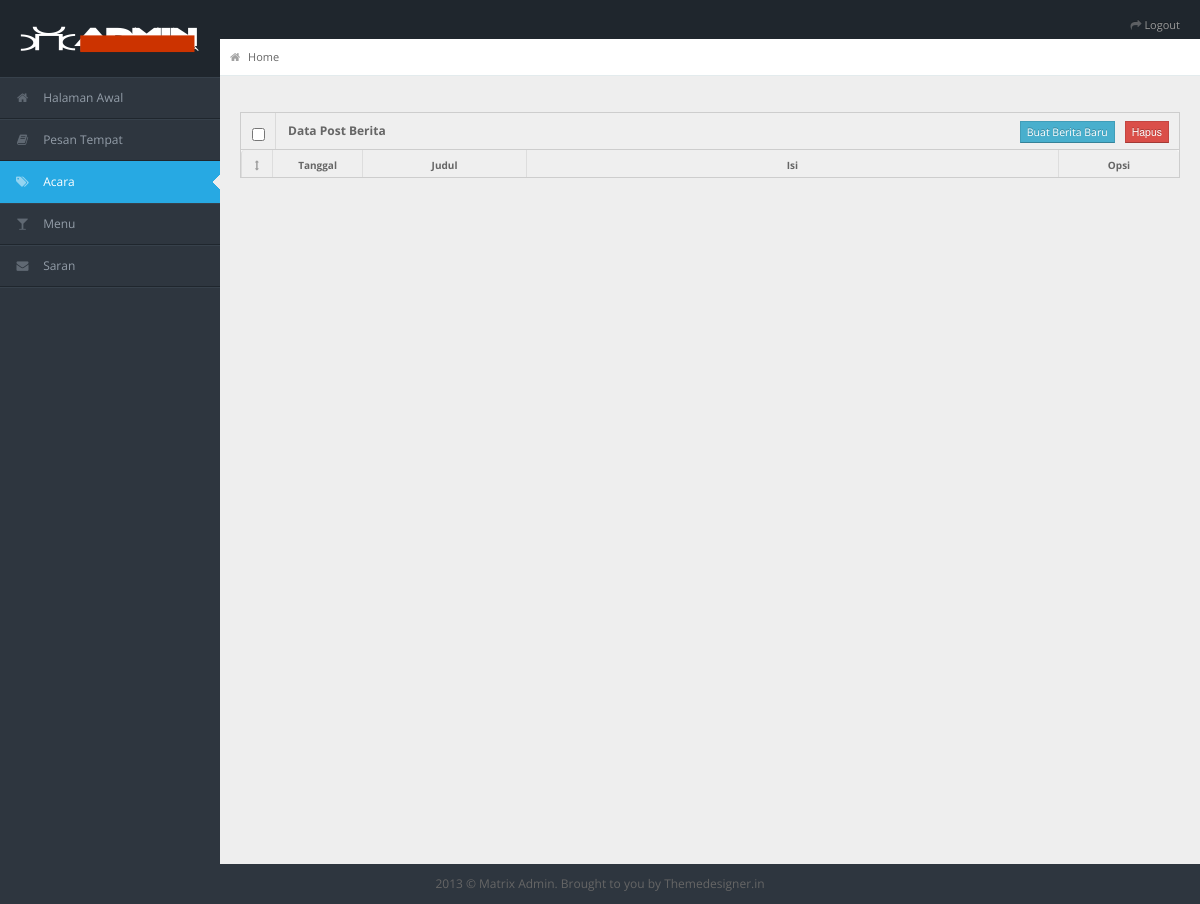
/index.php/admin/event, run on an earlier commit of the app's database.
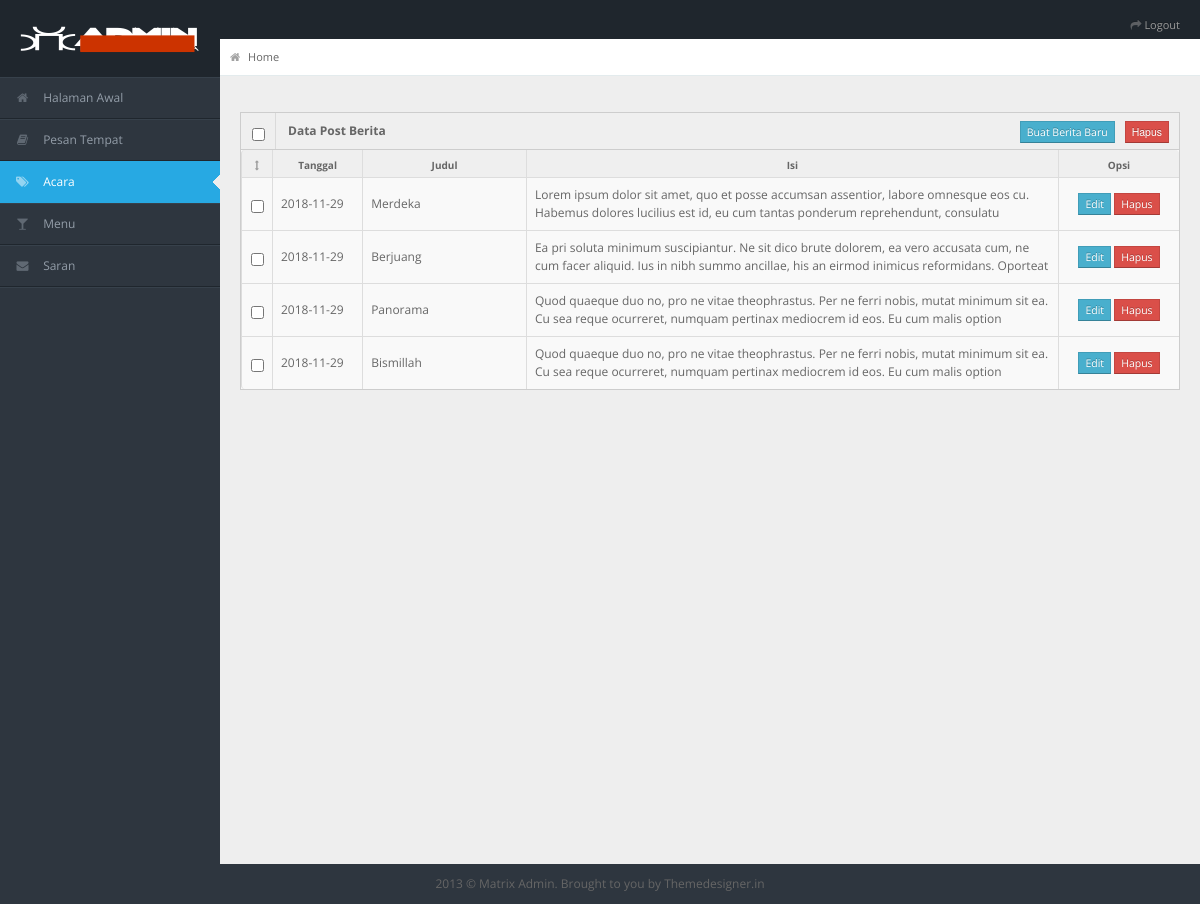
And on a later commit of the database.
### tables this page shows
CREATE TABLE `event` (
  `no_post` int(11) NOT NULL,
  `tanggal` date NOT NULL,
  `judul` varchar(150) NOT NULL,
  `nama_gambar` varchar(100) DEFAULT NULL,
  `isi` longtext NOT NULL
);

### application/controllers/Admin.php (called while the page is built, shortened)
<?php
class Admin extends CI_Controller {
	function __construct() {
			$this->load->model('M_aksiadmin');
			$this->load->view('admin/head');
			$this->load->view('admin/navigation');
			$this->load->view('admin/content');
	}
	public function event(){
		$htmlTag = array('&lt;div&gt;','&lt;/div&gt;');
		$data = $this->M_aksiadmin->getEvent();
		$this->load->view('admin/konten/event',$var = array('data' =>$data,'html'=>$htmlTag));
		$this->load->view('admin/footer');
	}
}
?>

### index.php (called while the page is built, shortened)
<?php
require_once BASEPATH.'core/CodeIgniter.php';

### application/models/m_aksiadmin.php (called while the page is built, shortened)
<?php
class M_aksiadmin extends CI_Model {
	public function getEvent(){
		$data = $this->db->get('event');
		return($data->result());
	}
}
?>

### application/views/admin/konten/event.php (the view, shortened to what this page needs)
<div class="row-fluid">
      <div class="span12">
        <div class="widget-box">
        	<form action="<?php echo base_url('AksiAdminEvent/delmulEvent')?>" method="post">
          <div class="widget-title"> <span class="icon">
            <input type="checkbox" id="title-checkbox" name="title-checkbox" />
            </span>
            <h5>Data Post Berita</h5>
            <input type="submit" class=" btn btn-mini btn-danger buttons" value="Hapus" />
            <a href="<?php echo base_url('Admin/newEvent'); ?>" class=" btn btn-mini btn-info buttons">Buat Berita Baru</a>
          </div>
          <div class="widget-content nopadding">
            <table class="table table-bordered data-table with-check event">
              <thead>
                <tr>
                  <th class="satu"><i class="icon-resize-vertical"></th>
                  <th class="dua">Tanggal</th>
                  <th class="tiga">Judul</th>
                  <th class="empat">Isi</th>
                  <th class="lima">Opsi</th>
                </tr>
              </thead>
              <tbody>
              <?php foreach($data as $row){?>
                <tr class="gradeX">
                  <td class="satu"><input type="checkbox" name="no_post[]" value="<?php echo $row->no_post ?>" /></td>
                  <td class="dua"><?php echo $row->tanggal;?></td>
                  <td class="tiga"><p><?php echo $row->judul; ?></p></td>
                  <td class="empat"><p><?php echo str_ireplace($html,"",htmlentities($row->isi)) ; ?></p></td>
                  <td class="lima">
                  	<a  href="<?php echo base_url()."Admin/editEvent/".$row->no_post ?>" class="btn btn-mini btn-info">Edit</a>
                  	<a  href="<?php echo base_url()."AksiAdminEvent/delEvent/".$row->no_post ?>" class="btn btn-mini btn-danger">Hapus</a>
                  </td>
                </tr>
                <?php } ?>
              </tbody>
            </table>
            </form>
          </div>
        </div>
      </div>
    </div>
    </div>
    </div>

What changed in the data, as far as the page shows it:
added event: tanggal "2018-11-29", judul "Merdeka", isi "Lorem ipsum dolor sit amet, quo et posse accumsan assentior, labore omnesque eos cu. Habemus dolores lucilius est id, eu cum tantas ponderum reprehendunt, consulatu…"
added event: tanggal "2018-11-29", judul "Berjuang", isi "Ea pri soluta minimum suscipiantur. Ne sit dico brute dolorem, ea vero accusata cum, ne cum facer aliquid. Ius in nibh summo ancillae, his an eirmod inimicus reformidans. Oporteat…"
added event: tanggal "2018-11-29", judul "Panorama", isi "Quod quaeque duo no, pro ne vitae theophrastus. Per ne ferri nobis, mutat minimum sit ea. Cu sea reque ocurreret, numquam pertinax mediocrem id eos. Eu cum malis option…"
added event: tanggal "2018-11-29", judul "Bismillah", isi "Quod quaeque duo no, pro ne vitae theophrastus. Per ne ferri nobis, mutat minimum sit ea. Cu sea reque ocurreret, numquam pertinax mediocrem id eos. Eu cum malis option…"
